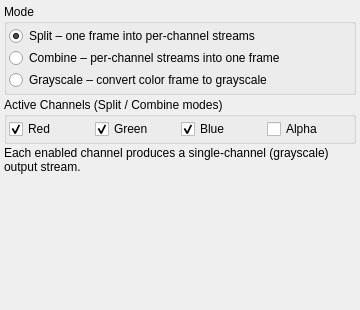
<?xml version="1.0" encoding="UTF-8"?>
<ui version="4.0">
 <class>PrismCtlDialog</class>
 <widget class="QDialog" name="PrismCtlDialog">
  <property name="geometry">
   <rect>
    <x>0</x>
    <y>0</y>
    <width>360</width>
    <height>310</height>
   </rect>
  </property>
  <property name="sizePolicy">
   <sizepolicy hsizetype="Fixed" vsizetype="Fixed">
    <horstretch>0</horstretch>
    <verstretch>0</verstretch>
   </sizepolicy>
  </property>
  <property name="windowTitle">
   <string>Prism Settings</string>
  </property>
  <layout class="QVBoxLayout" name="verticalLayout">
   <property name="spacing">
    <number>2</number>
   </property>
   <property name="leftMargin">
    <number>4</number>
   </property>
   <property name="topMargin">
    <number>4</number>
   </property>
   <property name="rightMargin">
    <number>4</number>
   </property>
   <property name="bottomMargin">
    <number>4</number>
   </property>
   <item>
    <widget class="QGroupBox" name="modeGroupBox">
     <property name="title">
      <string>Mode</string>
     </property>
     <layout class="QVBoxLayout" name="modeLayout">
      <property name="spacing">
       <number>2</number>
      </property>
      <property name="leftMargin">
       <number>2</number>
      </property>
      <property name="topMargin">
       <number>2</number>
      </property>
      <property name="rightMargin">
       <number>2</number>
      </property>
      <property name="bottomMargin">
       <number>2</number>
      </property>
      <item>
       <widget class="QRadioButton" name="rbSplit">
        <property name="text">
         <string>Split – one frame into per-channel streams</string>
        </property>
        <property name="checked">
         <bool>true</bool>
        </property>
       </widget>
      </item>
      <item>
       <widget class="QRadioButton" name="rbCombine">
        <property name="text">
         <string>Combine – per-channel streams into one frame</string>
        </property>
       </widget>
      </item>
      <item>
       <widget class="QRadioButton" name="rbGrayscale">
        <property name="text">
         <string>Grayscale – convert color frame to grayscale</string>
        </property>
       </widget>
      </item>
     </layout>
    </widget>
   </item>
   <item>
    <widget class="QGroupBox" name="channelGroupBox">
     <property name="title">
      <string>Active Channels (Split / Combine modes)</string>
     </property>
     <layout class="QHBoxLayout" name="channelLayout">
      <property name="spacing">
       <number>2</number>
      </property>
      <property name="leftMargin">
       <number>2</number>
      </property>
      <property name="topMargin">
       <number>2</number>
      </property>
      <property name="rightMargin">
       <number>2</number>
      </property>
      <property name="bottomMargin">
       <number>2</number>
      </property>
      <item>
       <widget class="QCheckBox" name="cbRed">
        <property name="text">
         <string>Red</string>
        </property>
        <property name="checked">
         <bool>true</bool>
        </property>
       </widget>
      </item>
      <item>
       <widget class="QCheckBox" name="cbGreen">
        <property name="text">
         <string>Green</string>
        </property>
        <property name="checked">
         <bool>true</bool>
        </property>
       </widget>
      </item>
      <item>
       <widget class="QCheckBox" name="cbBlue">
        <property name="text">
         <string>Blue</string>
        </property>
        <property name="checked">
         <bool>true</bool>
        </property>
       </widget>
      </item>
      <item>
       <widget class="QCheckBox" name="cbAlpha">
        <property name="text">
         <string>Alpha</string>
        </property>
        <property name="checked">
         <bool>false</bool>
        </property>
       </widget>
      </item>
     </layout>
    </widget>
   </item>
   <item>
    <widget class="QLabel" name="lblDescription">
     <property name="text">
      <string>Each enabled channel produces a single-channel (grayscale) output stream.</string>
     </property>
     <property name="alignment">
      <set>Qt::AlignmentFlag::AlignLeading|Qt::AlignmentFlag::AlignLeft|Qt::AlignmentFlag::AlignTop</set>
     </property>
     <property name="wordWrap">
      <bool>true</bool>
     </property>
    </widget>
   </item>
   <item>
    <spacer name="verticalSpacer">
     <property name="orientation">
      <enum>Qt::Orientation::Vertical</enum>
     </property>
     <property name="sizeHint" stdset="0">
      <size>
       <width>20</width>
       <height>10</height>
      </size>
     </property>
    </spacer>
   </item>
  </layout>
 </widget>
 <resources/>
 <connections/>
</ui>
